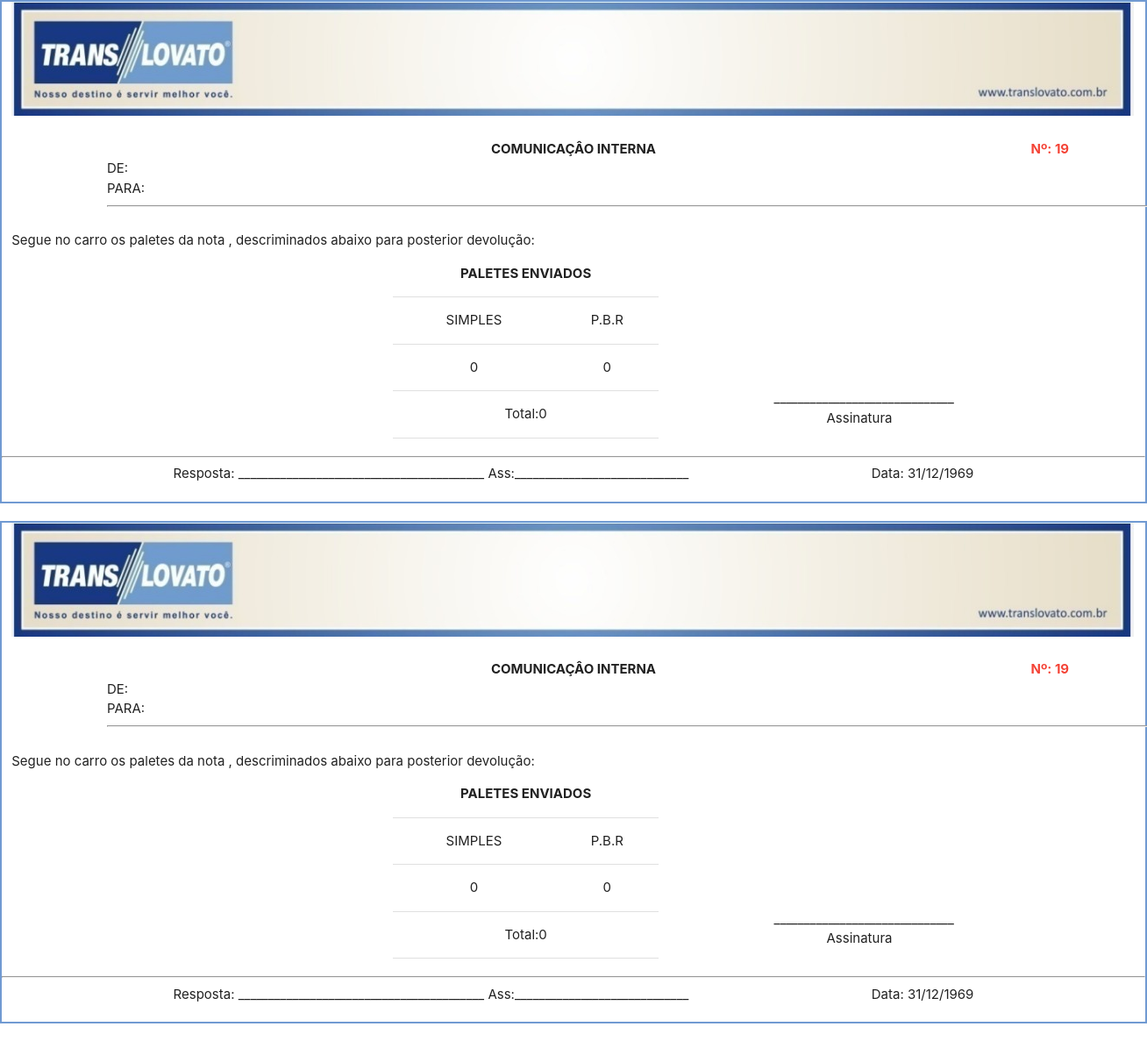
The app's page /impressao.php, older data.
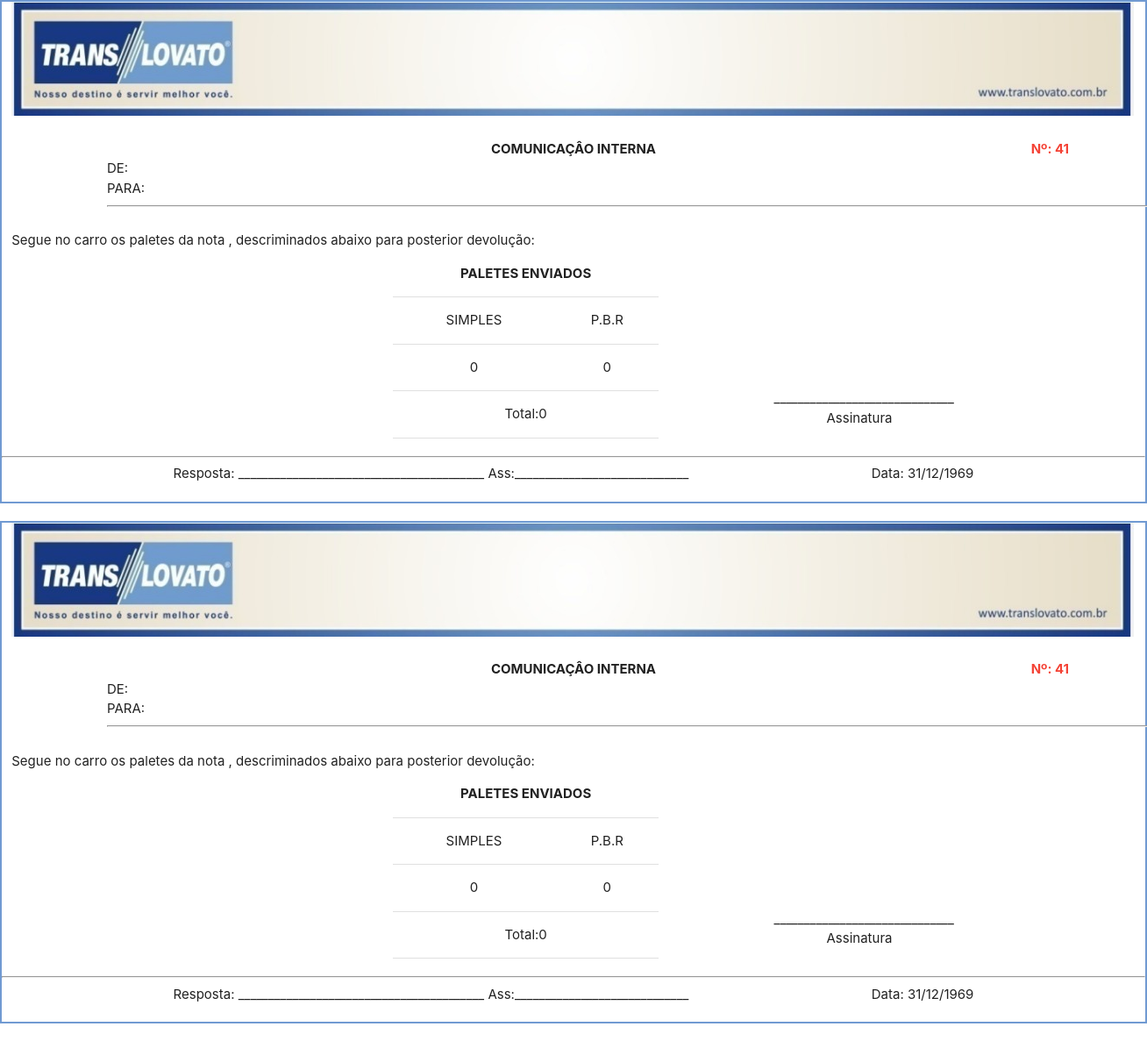
The same page, newer data.
### tables this page shows
CREATE TABLE IF NOT EXISTS `registro` (
  `id` int(11) NOT NULL AUTO_INCREMENT,
  `origem` varchar(240) NOT NULL,
  `destino` varchar(240) NOT NULL,
  `pbr` varchar(10) DEFAULT NULL,
  `simples` varchar(10) DEFAULT NULL,
  `veiculo` varchar(240) DEFAULT NULL,
  `notafiscal` varchar(240) DEFAULT NULL,
  `data` datetime NOT NULL,
  PRIMARY KEY (`id`)
);

### impressao.php (the view, shortened to what the changed rows need)
<?php
require_once 'db_connect.php';
if (!isset($_GET['id'])):
    $sql = "SELECT * FROM registro ORDER BY id DESC LIMIT 1";
    $result = mysqli_query($connect,$sql);
    $id = mysqli_fetch_array($result)['id'];
else:
    $id = $_GET['id'];
endif;
?>
<!DOCTYPE html>
<html lang="pt_br">
<head>
    <link rel="stylesheet" href="https://cdnjs.cloudflare.com/ajax/libs/materialize/1.0.0/css/materialize.min.css">
</head>
<body onload="imprimir()">
    <div class="row box">
        <div class="row center" style="margin-bottom: -20px;">
            <div class="col s2 red-text">
                <b>Nº: <?php echo $id ?></b>
            </div>
        </div>
        <div class="row">
            <div class="col s3 push-s4">
                <table class="no-autoinit">
                    <thead>
                        <tr>
                            <th colspan="2" class="center">PALETES ENVIADOS</th>
                        </tr>
                    </thead>
                </table>
            </div>
        </div>
    </div>
    <div class="row box">
        <div class="row center" style="margin-bottom: -20px;">
            <div class="col s2 red-text">
                <b>Nº: <?php echo $id ?></b>
            </div>
        </div>
        <div class="row">
            <div class="col s3 push-s4">
                <table class="no-autoinit">
                    <thead>
                        <tr>
                            <th colspan="2" class="center">PALETES ENVIADOS</th>
                        </tr>
                    </thead>
                </table>
            </div>
        </div>
    </div>
</body>
</html>

Row changes from the older to the newer data that the page shows:
no longer on this page (row unchanged): registro: id "19"
added registro: id "41"
